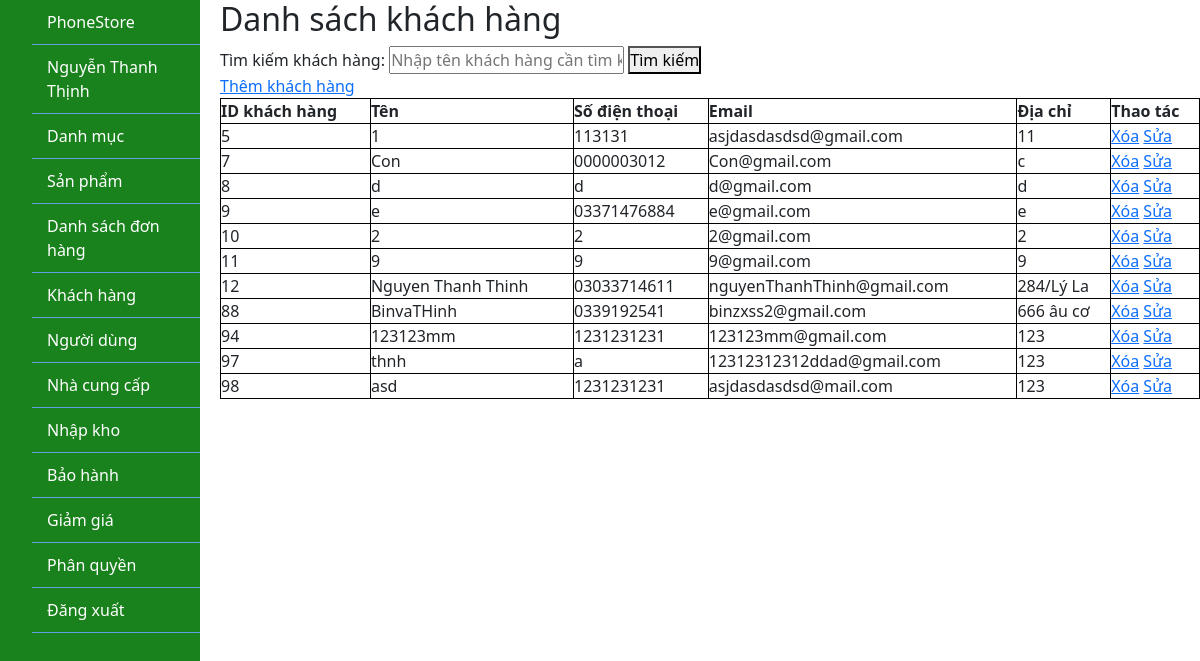
Page /admin/index.php?ctrl=customerController (signed in) on the committed database.
### tables this page shows
CREATE TABLE `khach_hang` (
  `id` int(11) NOT NULL,
  `ten` varchar(255) DEFAULT NULL,
  `so_dien_thoai` varchar(20) DEFAULT NULL,
  `email` varchar(255) DEFAULT NULL,
  `dia_chi` varchar(255) DEFAULT NULL,
  `id_nguoi_dung` int(11) DEFAULT NULL
);

### lib/database.php (called while the page is built, shortened)
<?php
class Database
{
    private $host = "localhost";
    private $username = "root";
    private $password = "";
    private $database = "phonestore";
    private $conn;
    public function __construct()
    {
        $this->conn = $this->connectDB();
    }
    private function connectDB()
    {
        $conn = mysqli_connect($this->host, $this->username, $this->password, $this->database);
        return $conn;
    }
    public function select($query)
    {
        $result = mysqli_query($this->conn, $query);
        if ($result) {
            $data = mysqli_fetch_all($result, MYSQLI_ASSOC);
            return $data;
        } else {
            die(mysqli_error($this->conn));
        }
    }
}

### admin/model/customerModel.php (called while the page is built, shortened)
<?php
class CustomerModel
{
    private $db;
    public function __construct()
    {
        $this->db = new Database();
    }
    public function getAllCustomers()
    {
        $query = "SELECT * FROM khach_hang";
        return $this->db->select($query);
    }
}

### admin/view/customerView.php (the view, shortened to what this page needs)
<!DOCTYPE html>
<html lang="vi">
<head>
</head>
<body>
    <h2>Danh sách khách hàng</h2>
    <form class="search-form-customer">
        <label for="search">Tìm kiếm khách hàng:</label>
        <input type="text" id="search" name="search" placeholder="Nhập tên khách hàng cần tìm kiếm">
        <button type="submit">Tìm kiếm</button>
    </form>
    <a class="addCustomerLink" href="index.php?ctrl=customerController&action=viewAddCustomer">Thêm khách hàng</a>
    <table>
        <thead>
            <tr>
                <th>ID khách hàng</th>
                <th>Tên</th>
                <th>Số điện thoại</th>
                <th>Email</th>
                <th>Địa chỉ</th>
                <th>Thao tác</th>
            </tr>
        </thead>
        <tbody>
            <?php foreach ($customers as $customer) : ?>
                <tr>
                    <td><?php echo $customer['id']; ?></td>
                    <td><?php echo $customer['ten']; ?></td>
                    <td><?php echo $customer['so_dien_thoai']; ?></td>
                    <td><?php echo $customer['email']; ?></td>
                    <td><?php echo $customer['dia_chi']; ?></td>
                    <td>
                        <a class="deleteCustomerLink" href="index.php?ctrl=customerController&action=deleteCustomer&id=<?php echo $customer['id']; ?>">Xóa</a>
                        <a class="updateCustomerLink" href="index.php?ctrl=customerController&action=updateCustomerView&id=<?php echo $customer['id']; ?>">Sửa</a>
                    </td>
                </tr>
            <?php endforeach; ?>
        </tbody>
    </table>
</body>
</html>

### admin/css/style.css (style rules this page uses)
table { border-collapse: collapse; width: 100%; }
table, th, td { border: 1px solid black; }
* { margin: 0; padding: 0; box-sizing: border-box; }

### admin/view/customerView.php (style rules this page uses)
table { border-collapse: collapse; width: 100%; }
table, th, td { border: 1px solid black; }

### rows in the picture
khach_hang: id "5", ten "1", so_dien_thoai "113131", email "asjdasdasdsd@gmail.com", dia_chi "11"
khach_hang: id "7", ten "Con", so_dien_thoai "0000003012", email "Con@gmail.com", dia_chi "c"
khach_hang: id "8", ten "d", so_dien_thoai "d", email "d@gmail.com", dia_chi "d"
khach_hang: id "9", ten "e", so_dien_thoai "03371476884", email "e@gmail.com", dia_chi "e"
khach_hang: id "10", ten "2", so_dien_thoai "2", email "2@gmail.com", dia_chi "2"
khach_hang: id "11", ten "9", so_dien_thoai "9", email "9@gmail.com", dia_chi "9"
khach_hang: id "12", ten "Nguyen Thanh Thinh", so_dien_thoai "03033714611", email "nguyenThanhThinh@gmail.com", dia_chi "284/Lý La"
khach_hang: id "88", ten "BinvaTHinh", so_dien_thoai "0339192541", email "binzxss2@gmail.com", dia_chi "666 âu cơ"
khach_hang: id "94", ten "123123mm", so_dien_thoai "1231231231", email "123123mm@gmail.com", dia_chi "123"
khach_hang: id "97", ten "thnh", so_dien_thoai "a", email "12312312312ddad@gmail.com", dia_chi "123"
khach_hang: id "98", ten "asd", so_dien_thoai "1231231231", email "asjdasdasdsd@mail.com", dia_chi "123"
